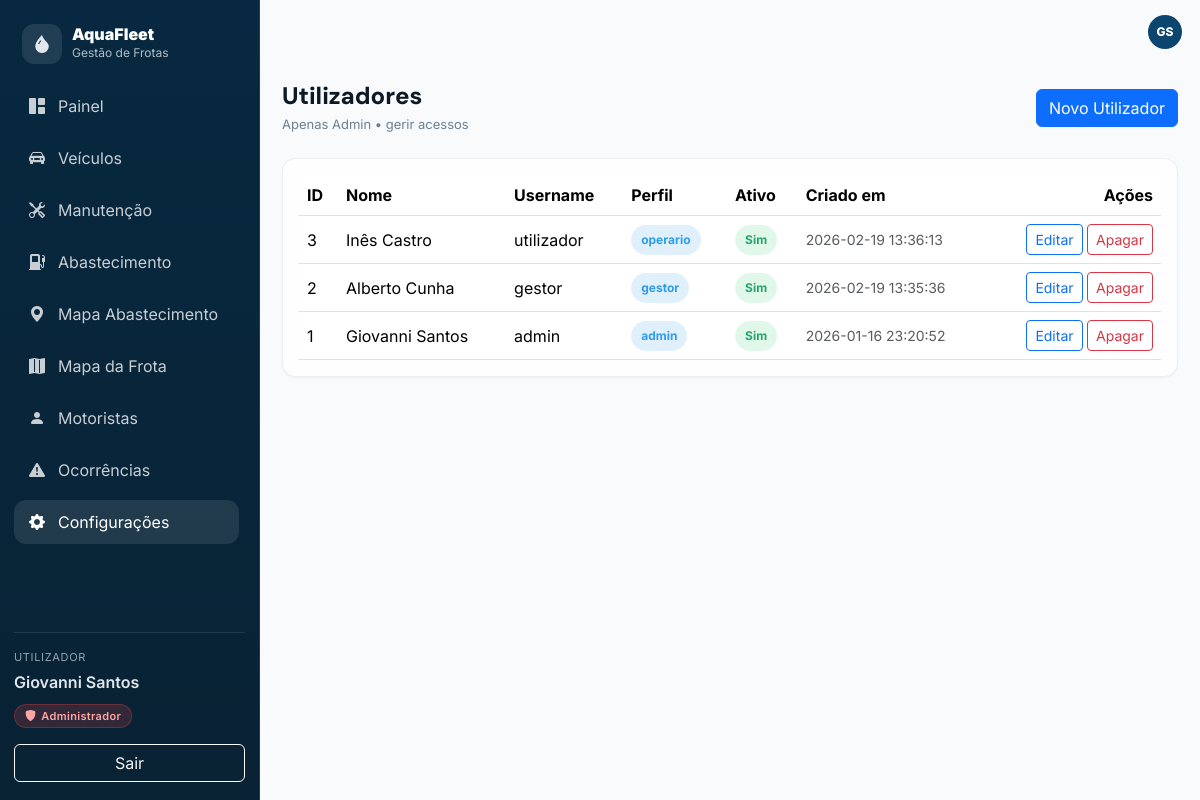
Before: /configuracoes/usuarios.php (signed in) with the older database file.
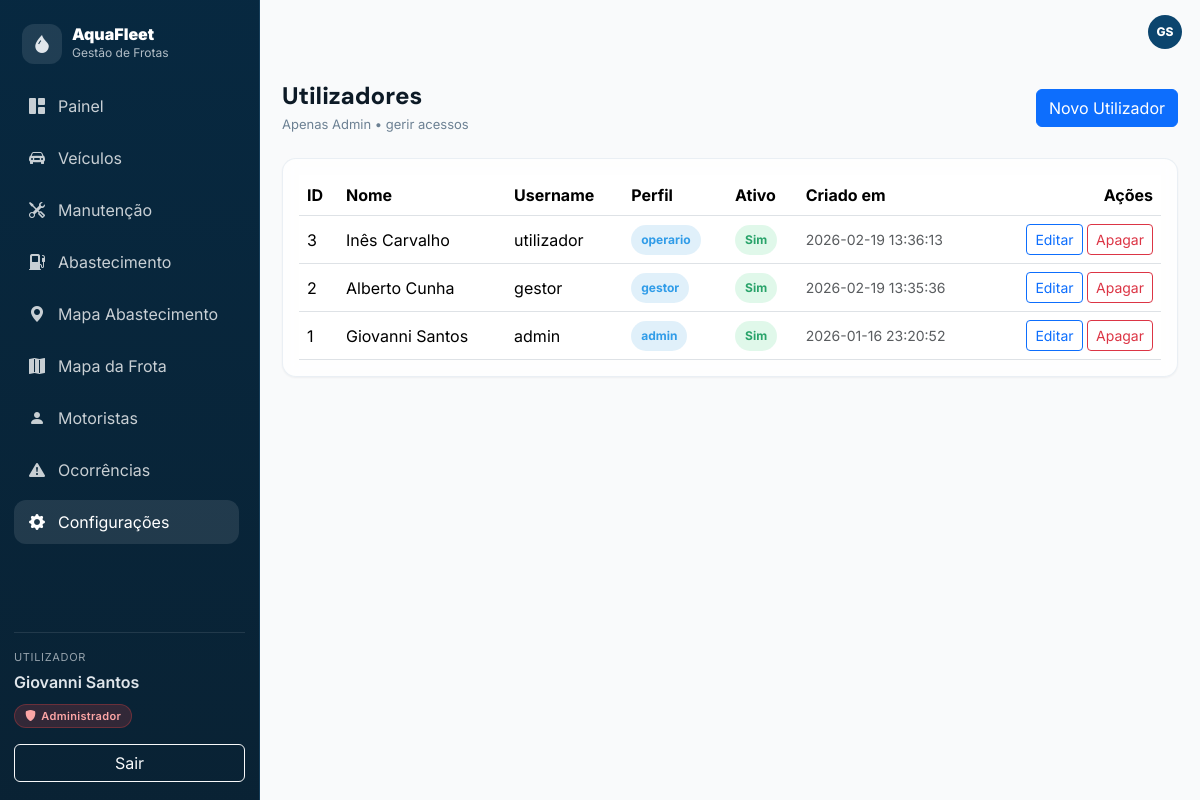
After: the same page with the newer database file.
### tables this page shows
CREATE TABLE `usuarios` (
  `id` int(10) UNSIGNED NOT NULL,
  `colaborador_id` int(10) UNSIGNED DEFAULT NULL,
  `nome` varchar(120) NOT NULL,
  `username` varchar(60) NOT NULL,
  `senha` varchar(60) NOT NULL,
  `perfil` varchar(40) NOT NULL DEFAULT 'Gestor',
  `ativo` tinyint(1) NOT NULL DEFAULT 1,
  `criado_em` timestamp NOT NULL DEFAULT current_timestamp(),
  `motorista_id` int(10) UNSIGNED DEFAULT NULL COMMENT 'Ligação ao motorista (para perfil operário)'
);

### configuracoes/usuarios.php (the view, shortened to what this page needs)
<?php
require_once __DIR__ . "/../inc/database.php";
require_once __DIR__ . "/../inc/header.php";
function h($s){ return htmlspecialchars((string)$s, ENT_QUOTES, 'UTF-8'); }
$sql = "SELECT id, nome, username, perfil, ativo, criado_em FROM usuarios ORDER BY id DESC";
$res = mysqli_query($ligacao, $sql);
?>
<div class="mb-4 d-flex align-items-center justify-content-between flex-wrap gap-2">
  <div>
    <h1 class="page-title">Utilizadores</h1>
    <div class="page-subtitle">Apenas Admin • gerir acessos</div>
  </div>
  <a class="btn btn-primary" href="usuarios_create.php">Novo Utilizador</a>
</div>
<div class="glass-card p-3">
  <?php if ($res && mysqli_num_rows($res) > 0): ?>
    <div class="table-responsive">
      <table class="table align-middle mb-0">
        <thead>
          <tr>
            <th>ID</th>
            <th>Nome</th>
            <th>Username</th>
            <th>Perfil</th>
            <th>Ativo</th>
            <th>Criado em</th>
            <th class="text-end">Ações</th>
          </tr>
        </thead>
        <tbody>
          <?php while($u = mysqli_fetch_assoc($res)): ?>
            <tr>
              <td><?php echo (int)$u['id']; ?></td>
              <td><?php echo h($u['nome']); ?></td>
              <td><?php echo h($u['username']); ?></td>
              <td><span class="badge-pill badge-info-soft"><?php echo h($u['perfil']); ?></span></td>
              <td>
                <?php if ((int)$u['ativo'] === 1): ?>
                  <span class="badge-pill badge-success-soft">Sim</span>
                <?php else: ?>
                  <span class="badge-pill badge-danger-soft">Não</span>
                <?php endif; ?>
              </td>
              <td class="small text-muted"><?php echo h($u['criado_em']); ?></td>
              <td class="text-end">
                <a class="btn btn-outline-primary btn-sm" href="usuarios_edit.php?id=<?php echo (int)$u['id']; ?>">Editar</a>
                <a class="btn btn-outline-danger btn-sm" href="usuarios_delete.php?id=<?php echo (int)$u['id']; ?>">Apagar</a>
              </td>
            </tr>
          <?php endwhile; ?>
        </tbody>
      </table>
    </div>
  <?php else: ?>
    <div class="text-muted small text-center py-3">Nenhum utilizador encontrado.</div>
  <?php endif; ?>
</div>
<?php
require_once __DIR__ . "/../inc/footer.php";

Changed rows visible on the page:
changed usuarios "utilizador": nome "Inês Castro" → "Inês Carvalho"
